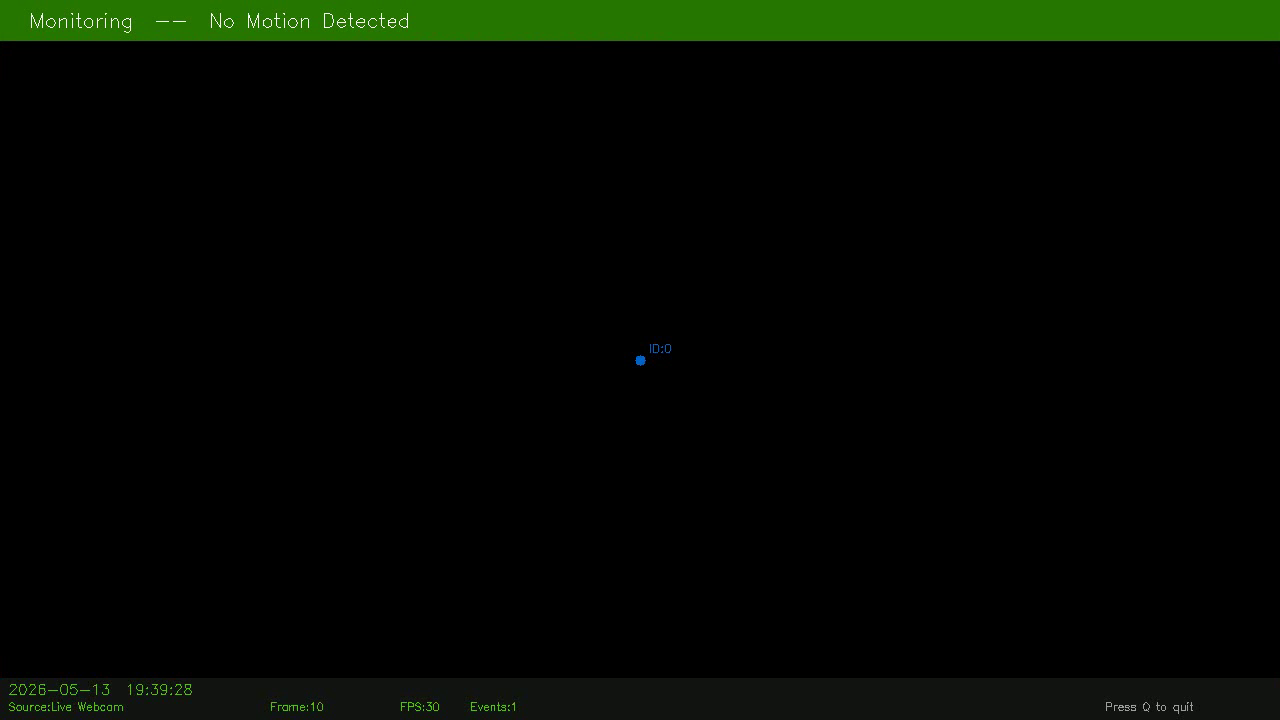
#> input picture frame 9 of security_clips/motion_20260513_193927.avi, 1280 x 720 px, given in place of the camera
$ python main.py
#> lines starting #> are read from the running program, lines starting #| are printed output that depends on the picture; after the words box and inside, x2 and y2 are one past the last pixel; in counts of white or black regions, pixels touching at a corner belong together
### src/camera.py
"""
=============================================================================
camera.py -- Main Camera System Controller
CSY3058 Media Technology -- Smart Security Camera System

Fixed:
  - Video resized to 1280x720 for better performance
  - Window size is now nice and manageable
  - Runs much faster on 4K video files
=============================================================================
"""

import cv2
import os
import time

from src.config import Config
from src.motion_detector import MotionDetector
from src.tracker import CentroidTracker
from src.annotator import Annotator
from src.recorder import ClipRecorder
from src.logger import MotionLogger

# Display resolution -- change these if you want bigger or smaller window
DISPLAY_WIDTH  = 1280
DISPLAY_HEIGHT = 720


class SmartSecurityCamera:
    """
    Main orchestrator for the Smart Security Camera System.

    Supports two video input modes:
      - Live webcam:  --source 0
      - Video file:   --source warehouse.mp4

    Both modes use exactly the same detection pipeline.
    Video is resized to 1280x720 for performance and display.
    """

    def __init__(self, source):
        self.source = source
        self.detector = MotionDetector()
        self.tracker  = CentroidTracker()
        self.logger   = MotionLogger()

        print("\n" + "="*55)
        print("  CSY3058 -- Smart Security Camera System")
        print("  University of Northampton")
        print("="*55)

    def _open_video_source(self):
        """Open the video source -- webcam or video file."""
        src = 0 if self.source == "0" else self.source
        cap = cv2.VideoCapture(src)

        if not cap.isOpened():
            raise IOError(
                f"\n[ERROR] Cannot open video source: '{self.source}'\n"
                f"\n  If using webcam:     python main.py --source 0"
                f"\n  If using video file: python main.py --source warehouse.mp4"
                f"\n  Make sure the video file is in the security_camera folder!\n"
            )

        fps    = cap.get(cv2.CAP_PROP_FPS) or 25.0
        orig_w = int(cap.get(cv2.CAP_PROP_FRAME_WIDTH))
        orig_h = int(cap.get(cv2.CAP_PROP_FRAME_HEIGHT))

        # Use fixed display resolution for performance
        width  = DISPLAY_WIDTH
        height = DISPLAY_HEIGHT

        if self.source == "0":
            source_label = "Live Webcam"
        else:
            source_label = os.path.basename(self.source)

        print(f"\n  Source         : {source_label}")
        print(f"  Original Size  : {orig_w} x {orig_h}")
        print(f"  Display Size   : {width} x {height} (resized for performance)")
        print(f"  FPS            : {fps:.1f}")
        print(f"  Clips          : ./{Config.OUTPUT_DIR}/")
        print(f"  Log            : ./{Config.LOG_FILE}")
        print(f"\n  Press Q to quit")
        print("="*55 + "\n")

        return cap, fps, (width, height), source_label

    def run(self, show_window=True):
        """Main processing loop."""
        cap, fps, frame_size, source_label = self._open_video_source()
        recorder = ClipRecorder(fps, frame_size)

        frame_number = 0
        fps_timer    = time.time()
        display_fps  = fps

        while True:
            # Read next frame
            success, frame = cap.read()
            if not success:
                print("\n[INFO] End of video stream.")
                break

            # Resize frame to display resolution
            # This makes processing MUCH faster for 4K videos
            frame = cv2.resize(frame, (DISPLAY_WIDTH, DISPLAY_HEIGHT))

            frame_number += 1

            # Calculate FPS every 30 frames
            if frame_number % 30 == 0:
                elapsed     = time.time() - fps_timer
                display_fps = 30 / elapsed if elapsed > 0 else fps
                fps_timer   = time.time()

            # STEP 1: Detect motion
            motion_detected, contours, mask = self.detector.detect(frame)

            # STEP 2: Track objects
            bounding_boxes  = [cv2.boundingRect(c) for c in contours]
            tracked_objects = self.tracker.update(bounding_boxes)

            # STEP 3: Annotate frame
            annotated_frame = Annotator.annotate(
                frame, contours, tracked_objects,
                motion_detected, frame_number,
                display_fps, self.logger.total_events,
                source_label
            )

            # STEP 4: Record if motion detected
            if motion_detected:
                if not recorder.recording:
                    recorder.start_recording()
                    self.logger.log_event(
                        "MOTION_START",
                        len(contours),
                        recorder.clip_path
                    )
                else:
                    recorder.post_count = 0
                recorder.write_frame(annotated_frame)

            elif recorder.recording:
                recorder.write_frame(annotated_frame)
                if not recorder.is_post_buffer_active():
                    self.logger.log_event("MOTION_END", 0, recorder.clip_path)
                    recorder.stop_recording()

            # STEP 5: Display windows
            if show_window:
                cv2.imshow("CSY3058 Smart Security Camera", annotated_frame)
                cv2.imshow("Motion Mask (MOG2 Output)", mask)

                if cv2.waitKey(1) & 0xFF == ord("q"):
                    print("\n[INFO] Quit by user.")
                    break

        # Cleanup
        if recorder.recording:
            recorder.stop_recording()

        cap.release()

        if show_window:
            cv2.destroyAllWindows()

        print(f"\n{'='*55}")
        print(f"  Session Complete!")
        print(f"  Total events logged : {self.logger.total_events}")
        print(f"  Clips saved in      : ./{Config.OUTPUT_DIR}/")
        print(f"  Audit log           : ./{Config.LOG_FILE}")
        print(f"{'='*55}\n")

### src/motion_detector.py
import cv2
from src.config import Config

class MotionDetector:
    def __init__(self):
        self.bg_subtractor = cv2.createBackgroundSubtractorMOG2(
            history=Config.BG_HISTORY,
            varThreshold=Config.BG_VAR_THRESHOLD,
            detectShadows=True
        )
        self.kernel = cv2.getStructuringElement(cv2.MORPH_ELLIPSE, (5, 5))

    def detect(self, frame):
        blurred = cv2.GaussianBlur(frame, Config.GAUSSIAN_BLUR, 0)
        mask    = self.bg_subtractor.apply(blurred)
        _, mask = cv2.threshold(mask, 200, 255, cv2.THRESH_BINARY)
        mask    = cv2.morphologyEx(mask, cv2.MORPH_OPEN,   self.kernel)
        mask    = cv2.morphologyEx(mask, cv2.MORPH_DILATE, self.kernel, iterations=2)
        contours, _ = cv2.findContours(mask, cv2.RETR_EXTERNAL, cv2.CHAIN_APPROX_SIMPLE)
        significant  = [c for c in contours if cv2.contourArea(c) > Config.MIN_CONTOUR_AREA]
        return len(significant) > 0, significant, mask

### src/tracker.py
import math
import numpy as np
from collections import OrderedDict
from src.config import Config

class CentroidTracker:
    def __init__(self, max_disappeared=Config.MAX_DISAPPEARED):
        self.next_id     = 0
        self.objects     = OrderedDict()
        self.disappeared = OrderedDict()
        self.max_dis     = max_disappeared

    def _get_centroid(self, box):
        x, y, w, h = box
        return (int(x + w / 2), int(y + h / 2))

    def _register(self, centroid):
        self.objects[self.next_id] = centroid
        self.disappeared[self.next_id] = 0
        self.next_id += 1

    def _deregister(self, object_id):
        del self.objects[object_id]
        del self.disappeared[object_id]

    def update(self, bounding_boxes):
        if not bounding_boxes:
            for oid in list(self.disappeared.keys()):
                self.disappeared[oid] += 1
                if self.disappeared[oid] > self.max_dis:
                    self._deregister(oid)
            return self.objects

        new_centroids = [self._get_centroid(b) for b in bounding_boxes]

        if not self.objects:
            for centroid in new_centroids:
                self._register(centroid)
        else:
            existing_ids       = list(self.objects.keys())
            existing_centroids = list(self.objects.values())
            D = np.array([[math.dist(e, n) for n in new_centroids]
                          for e in existing_centroids])
            rows = D.min(axis=1).argsort()
            cols = D.argmin(axis=1)[rows]
            matched_rows, matched_cols = set(), set()
            for row, col in zip(rows, cols):
                if row in matched_rows or col in matched_cols:
                    continue
                oid = existing_ids[row]
                self.objects[oid] = new_centroids[col]
                self.disappeared[oid] = 0
                matched_rows.add(row)
                matched_cols.add(col)
            for row in set(range(len(existing_ids))) - matched_rows:
                oid = existing_ids[row]
                self.disappeared[oid] += 1
                if self.disappeared[oid] > self.max_dis:
                    self._deregister(oid)
            for col in set(range(len(new_centroids))) - matched_cols:
                self._register(new_centroids[col])

        return self.objects

### src/annotator.py
import cv2
from datetime import datetime
from src.config import Config
from src.categoriser import ObjectCategoriser

class Annotator:
    @staticmethod
    def annotate(frame, contours, tracked_objects, motion,
                 frame_number, fps, total_events, source_name):
        output = frame.copy()
        height, width = output.shape[:2]
        font = Config.FONT

        if motion:
            cv2.rectangle(output, (0, 0), (width, 48), (0, 0, 180), -1)
            cv2.putText(output,
                "  !! MOTION DETECTED  --  UNAUTHORIZED ACCESS ALERT !!",
                (8, 32), font, 0.68, Config.WHITE, 2)
        else:
            cv2.rectangle(output, (0, 0), (width, 40), (0, 120, 40), -1)
            cv2.putText(output,
                "  Monitoring  --  No Motion Detected",
                (8, 27), font, 0.65, Config.WHITE, 1)

        for contour in contours:
            x, y, box_w, box_h = cv2.boundingRect(contour)
            label, colour = ObjectCategoriser.categorise(contour)
            cv2.rectangle(output, (x, y), (x + box_w, y + box_h), colour, 2)
            area = int(cv2.contourArea(contour))
            cv2.putText(output, f"{label} ({area}px)",
                (x, max(y - 6, 15)), font, 0.45, colour, 1)

        for object_id, (cx, cy) in tracked_objects.items():
            cv2.circle(output, (cx, cy), 5, Config.BLUE, -1)
            cv2.putText(output, f"ID:{object_id}",
                (cx + 8, cy - 8), font, 0.40, Config.BLUE, 1)

        cv2.rectangle(output, (0, height - 42), (width, height), (20, 20, 20), -1)
        timestamp = datetime.now().strftime("%Y-%m-%d  %H:%M:%S")
        cv2.putText(output, timestamp,           (8,   height-26), font, 0.48, Config.GREEN, 1)
        cv2.putText(output, f"Source:{source_name}", (8, height-10), font, 0.36, Config.GREEN, 1)
        cv2.putText(output, f"Frame:{frame_number}", (270,height-10), font, 0.36, Config.GREEN, 1)
        cv2.putText(output, f"FPS:{fps:.0f}",     (400, height-10), font, 0.36, Config.GREEN, 1)
        cv2.putText(output, f"Events:{total_events}",(470,height-10),font, 0.36, Config.GREEN, 1)
        cv2.putText(output, "Press Q to quit", (width-175, height-10), font, 0.36, (160,160,160), 1)

        return output

### src/categoriser.py
import cv2
from src.config import Config

class ObjectCategoriser:
    @staticmethod
    def categorise(contour):
        x, y, w, h = cv2.boundingRect(contour)
        area = w * h
        if area < Config.SIZE_SMALL:
            return "Small Object", Config.YELLOW
        elif area < Config.SIZE_PERSON:
            return "Person-Sized", Config.RED
        else:
            return "Large Object", Config.ORANGE

### src/recorder.py
import cv2
import os
from datetime import datetime
from src.config import Config

class ClipRecorder:
    def __init__(self, fps, frame_size):
        self.fps        = max(fps, 15.0)
        self.frame_size = frame_size
        self.writer     = None
        self.clip_path  = None
        self.recording  = False
        self.post_count = 0
        os.makedirs(Config.OUTPUT_DIR, exist_ok=True)

    def start_recording(self):
        if self.recording:
            return
        timestamp      = datetime.now().strftime("%Y%m%d_%H%M%S")
        self.clip_path = os.path.join(Config.OUTPUT_DIR, f"motion_{timestamp}.avi")
        fourcc         = cv2.VideoWriter_fourcc(*"XVID")
        self.writer    = cv2.VideoWriter(
            self.clip_path, fourcc, self.fps, self.frame_size)
        self.recording  = True
        self.post_count = 0
        print(f"  [REC START] Saving --> {self.clip_path}")

    def write_frame(self, frame):
        if self.writer:
            self.writer.write(frame)

    def is_post_buffer_active(self):
        self.post_count += 1
        return self.post_count < Config.POST_MOTION_FRAMES

    def stop_recording(self):
        if self.writer:
            self.writer.release()
            self.writer = None
            print(f"  [REC SAVED] Clip --> {self.clip_path}")
        self.recording  = False
        self.post_count = 0

### src/logger.py
import csv
import os
from datetime import datetime
from src.config import Config

class MotionLogger:
    def __init__(self):
        self.log_path    = Config.LOG_FILE
        self.event_count = 0
        if not os.path.exists(self.log_path):
            with open(self.log_path, "w", newline="") as f:
                csv.writer(f).writerow(
                    ["Event","Timestamp","Objects Detected","Clip File"])

    def log_event(self, event_type, num_objects=0, clip_file=""):
        self.event_count += 1
        with open(self.log_path, "a", newline="") as f:
            csv.writer(f).writerow(
                [event_type, datetime.now().isoformat(), num_objects, clip_file])

    @property
    def total_events(self):
        return self.event_count

### main.py
"""
CSY3058 Media Technology - Assessment 1
Smart Security Camera System
Author: Jesina Batola
Student ID: 24812923
"""

import argparse
from src.config import Config
from src.camera import SmartSecurityCamera

def main():
    parser = argparse.ArgumentParser(description="CSY3058 Smart Security Camera")
    parser.add_argument("--source",      default="0",
                        help="'0' for webcam or video filename e.g. warehouse.mp4")
    parser.add_argument("--sensitivity", type=int, default=50)
    parser.add_argument("--min-area",    type=int, default=1500)
    parser.add_argument("--no-window",   action="store_true")
    args = parser.parse_args()
    Config.BG_VAR_THRESHOLD = args.sensitivity
    Config.MIN_CONTOUR_AREA = args.min_area
    camera = SmartSecurityCamera(args.source)
    camera.run(show_window=not args.no_window)
#> in run, frame is the input picture: shape (720, 1280, 3); mean B, G, R 1.3, 8.2, 3.4
#> in detect, `mask    = cv2.morphologyEx(mask, cv2.MORPH_DILATE, self.kernel, iterat..`:
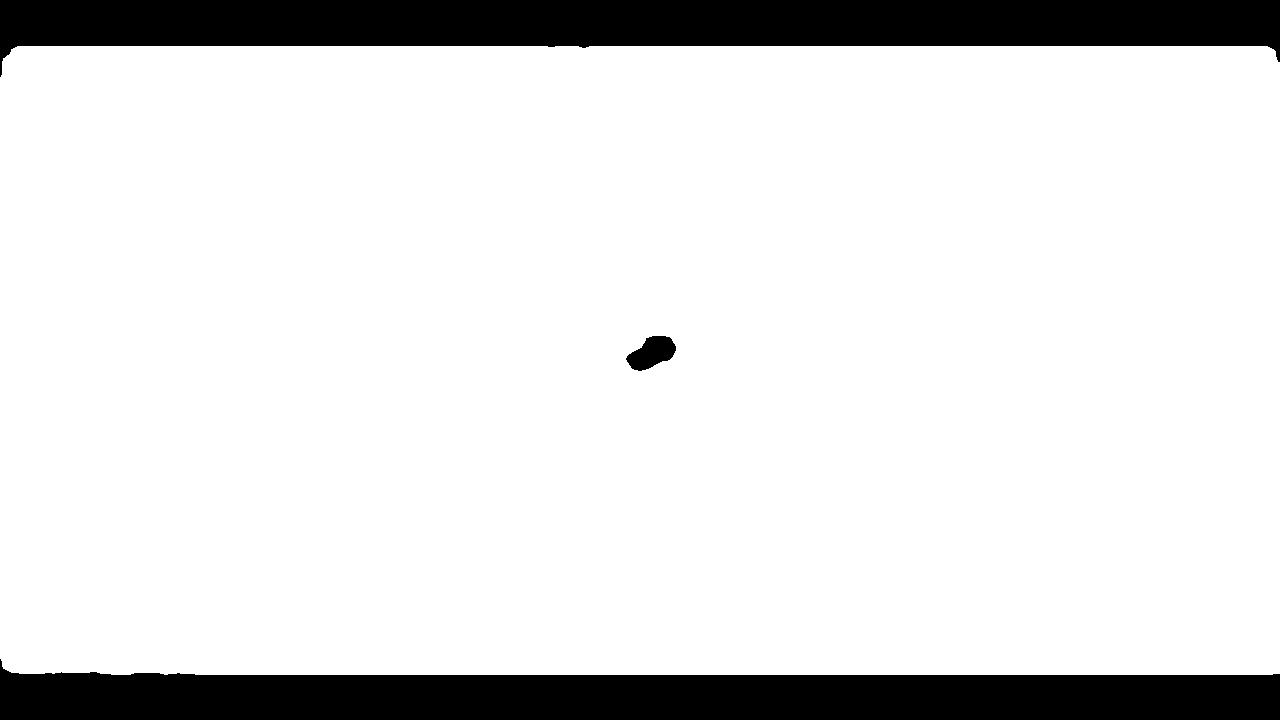
#> mask: shape (720, 1280); 87.2% white; 3 black regions
#> in detect, `contours, _ = cv2.findContours(mask, cv2.RETR_EXTERNAL, cv2.CHAIN_APPR..`: contours = 1 contour; box (x1, y1, x2, y2) and area: (0, 46, 1280, 675) 802626
#> in detect, `significant  = [c for c in contours if cv2.contourArea(c) > Config.MIN..`: significant has the same summary as contours
#> in run, `motion_detected, contours, mask = self.detector.detect(frame)`: motion_detected = True
#> in run, `bounding_boxes  = [cv2.boundingRect(c) for c in contours]`: bounding_boxes = [(0, 46, 1280, 629)]
#> in update, `new_centroids = [self._get_centroid(b) for b in bounding_boxes]`: new_centroids = [(640, 360)]
#> the loop in update, `for centroid in new_centroids:` made 1 pass
#> in run, `tracked_objects = self.tracker.update(bounding_boxes)`: tracked_objects = {0: (640, 360)}
#> the loop in annotate, `for contour in contours:` made 1 pass
#> (box_w, box_h, w in categorise, h in categorise, area, label) on pass 1: (1280, 629, 1280, 629, 802626, 'Large Object')
#> after the loop in annotate, `for contour in contours:`:
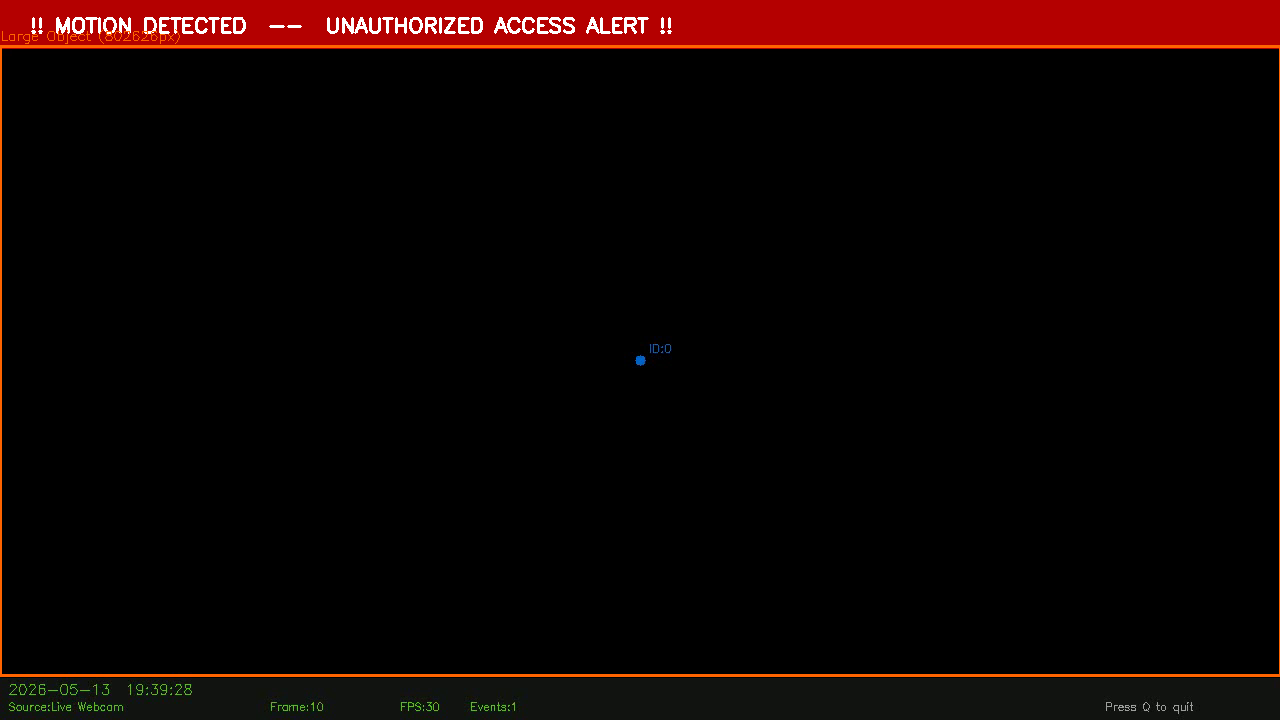
#> output: shape (720, 1280, 3); mean B, G, R 2.2, 3.6, 15.6
#> the loop in annotate, `for object_id, (cx, cy) in tracked_objects.items():` made 1 pass
#> (object_id, cx, cy) on pass 1: (0, 640, 360)
#> in annotate, `cv2.rectangle(output, (0, height - 42), (width, height), (20, 20, 20),..`:
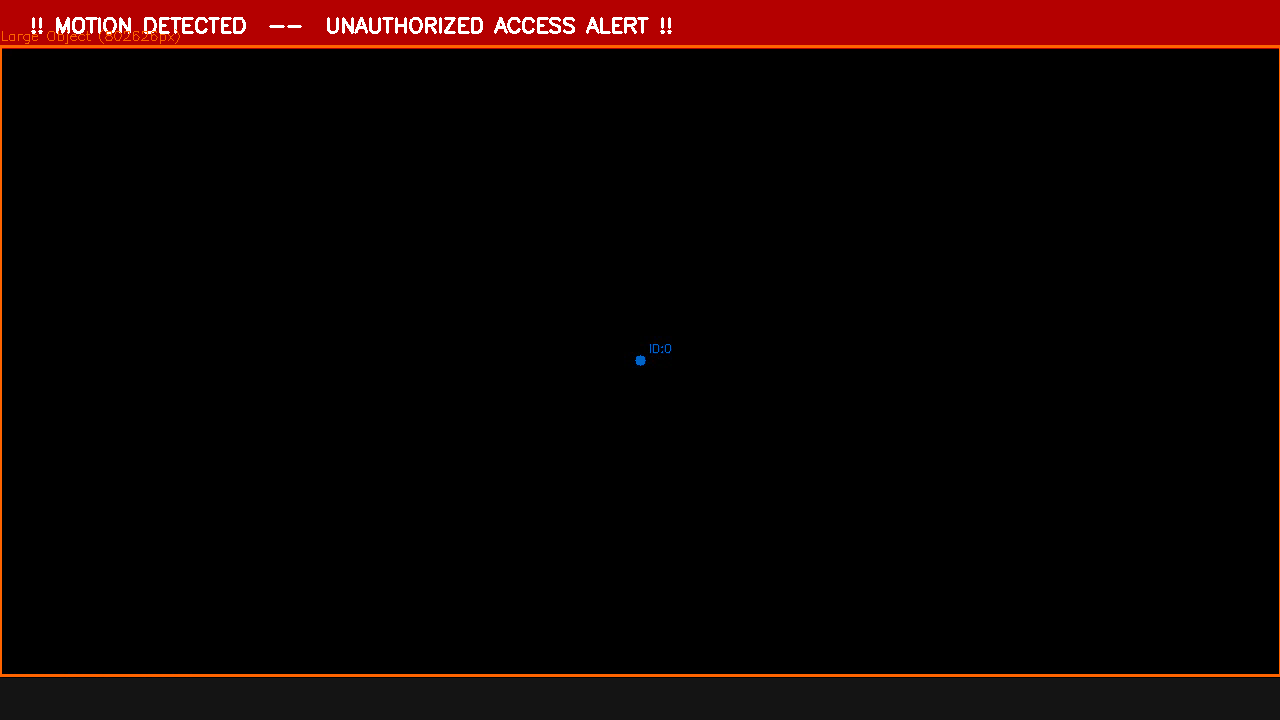
#> output: shape (720, 1280, 3); mean B, G, R 2.4, 3.4, 15.7
#> in start_recording, `fourcc         = cv2.VideoWriter_fourcc(*"XVID")`: fourcc = 1145656920
#> (key q is pressed here)

if __name__ == "__main__":
    main()
